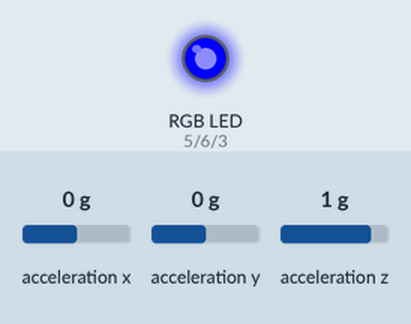
Simulated run of this sketch. Board: Arduino Uno, built with avr-gcc and run on an emulated ATmega328P. Parts: an RGB LED mixed from three pins (HIGH = lit). The test bench sets the inputs (shaded band); at power-on: acceleration x 0 g, acceleration y 0 g, acceleration z 1 g. Dim RGB values are drawn brighter than linear.

Above: at 1.3 s.
1.4 s: acceleration x set to 0.8 g
At 2.5 s:
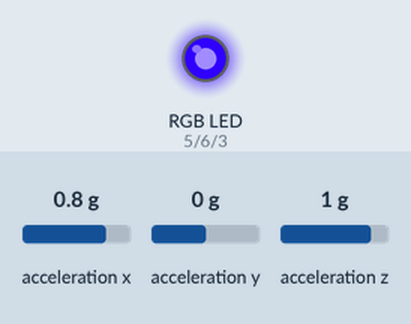
2.9 s: acceleration y set to 0.8 g
At 3.6 s:
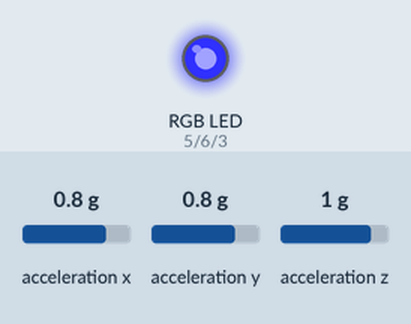
4.4 s: acceleration z set to 0.2 g
5.9 s: acceleration z set to -0.1 g
At 7.1 s:
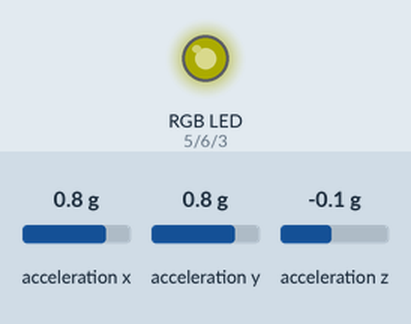
7.4 s: acceleration x set to -1.4 g
At 8.2 s:
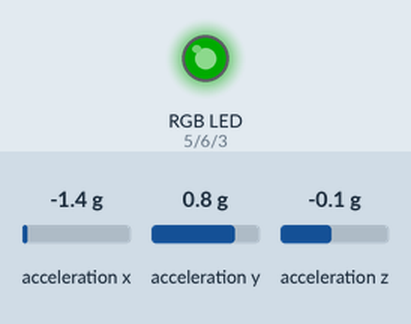
8.9 s: acceleration y set to -1.4 g
At 9.4 s:
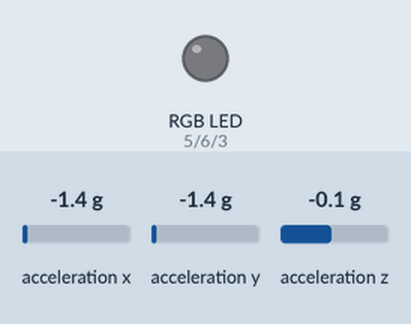
Timing chart, 0 to 11.4 s (numbered marks = the images above; inputs shaded):
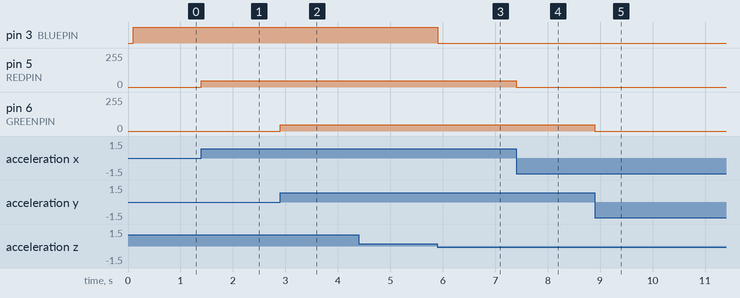

Measured:
- the behaviour switches between 0.1 and 0 g on acceleration z (found by bisection; images 2 and 3)
- after the input at 1.4 s, pin 5 (REDPIN): 0/255 → 48/255 at once
- after the input at 2.9 s, pin 6 (GREENPIN): 0/255 → 48/255 at once
- after the input at 4.4 s, every drawn part: stays the same
- after the input at 5.9 s, pin 3 (BLUEPIN): HIGH → LOW at once
- after the input at 7.4 s, pin 5 (REDPIN): 48/255 → 0/255 at once
- after the input at 8.9 s, pin 6 (GREENPIN): 48/255 → 0/255 at once

The sketch:

Light_and_Sound.ino
```cpp
// Basic demo for accelerometer readings from Adafruit LIS3DH

#include <Wire.h>
#include <SPI.h>
#include <Adafruit_LIS3DH.h>
#include <Adafruit_Sensor.h>

// I2C
Adafruit_LIS3DH accelerometer = Adafruit_LIS3DH();
#define CLICKTHRESHHOLD1 50
#define CLICKTHRESHHOLD2 100
#define CLICKTHRESHHOLD3 150

#define REDPIN 5
#define GREENPIN 6
#define BLUEPIN 3

long steps = 0;                   // step count. reset every card write
int minStepInterval = 50;         // min time between steps, in ms
int brightness = 0;    // how bright the LED is
int fadeAmount = 5;    // how many points to fade the LED by
int x;
int y;
int z;

void setup(void) {
   Serial.begin(9600);   // initialize serial communication

  // 0x18 is the accelerometer's default I2C address:
  if (! accelerometer.begin(0x18)) {
    Serial.println("Couldn't start.");
    while (true);     // stop here and do nothing
  }

  // accelerometer range can be 2, 4, 8, or 16G:
  accelerometer.setRange(LIS3DH_RANGE_2_G);

  // 1 = single click only interrupt output
  accelerometer.setClick(1, CLICKTHRESHHOLD1);
  accelerometer.setClick(2, CLICKTHRESHHOLD2);
  accelerometer.setClick(3, CLICKTHRESHHOLD3);


  pinMode(REDPIN, OUTPUT);
  pinMode(GREENPIN, OUTPUT);
  pinMode(BLUEPIN, OUTPUT);

  delay(100);

}

void loop() {
  // put your main code here, to run repeatedly:
  accelerometer.read();
  x = accelerometer.x;
  y = accelerometer.y;
  z = accelerometer.z;

  //Serial.println(y);

// Uncomment and test with different /n
//  x = x/1000;
//  Serial.println("X: "); Serial.println(x);
//  y = y/1000;
//  Serial.println("Y: "); Serial.println(y);
//  z = z/1000;
//  Serial.println("Z: "); Serial.println(z);

//  if (( 3 < x < 10 || -15 < x < -2) && (1 < y < 6 || -9 < y < -2) && (5 < z < 25 || -15 < z < -2))
//  {Serial.println("1");}
//  else if (( 7 < x < 30 || -30 < x < -7) && (2 < y < 15 || -20 < y < -4) && (14 < z < 40 || -25 < z < -9))
//  {Serial.println("2");}
//  else if (( 25 < x < 50 || -50 < x < -25) && (2 < y < 15 || -35 < y < -12) && (5 < z < 45 || -4 < z < -31))
//  {Serial.println("3");}

//  if (abs(y) > 3000)
//  {Serial.println("3");}
//  else if (abs(y) > 1000)
//  {Serial.println("2");}
//  else if (abs(y) > 600)
//  {Serial.println("1");}

  byte click = accelerometer.getClick();

  if (click > 5 ) {
      if (click > 80)
      Serial.println("3");
      else if (click > 20)
      Serial.println("2");
      else
      Serial.println("1");
      delay(200);
    }

  if (x > 600) {
    analogWrite(REDPIN, x);
  }
  else {
    analogWrite(REDPIN, 0);
  }
  if (y > 600) {
    analogWrite(GREENPIN, y);
  }
  else {
    analogWrite(GREENPIN, 0);
  }
  if (z > 600) {
    digitalWrite(BLUEPIN, z);
  }
  else {
    analogWrite(BLUEPIN, 0);
  }

//  Serial.println();

  //delay(minStepInterval);
  //delay(2000);

}
```
